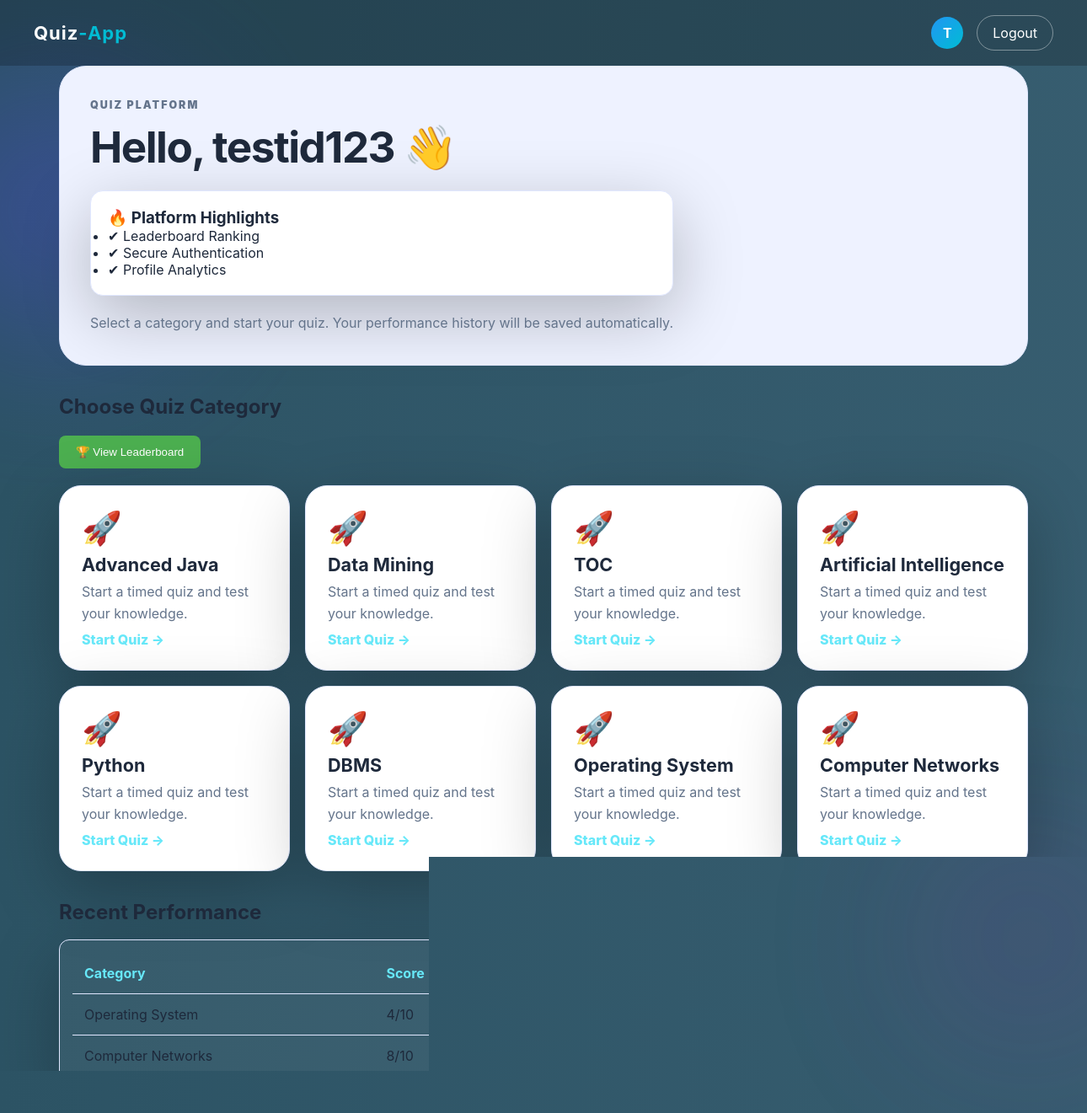
The app's page /dashboard (signed in) with its own data.
### tables this page shows
CREATE TABLE scores (
            id INTEGER PRIMARY KEY AUTOINCREMENT,
            user_id INTEGER NOT NULL,
            category TEXT NOT NULL,
            score INTEGER NOT NULL,
            total INTEGER NOT NULL,
            percentage REAL NOT NULL,
            created_at TIMESTAMP DEFAULT CURRENT_TIMESTAMP,
            FOREIGN KEY(user_id) REFERENCES users(id)
        );

### app/routes.py (the view)
@main.route("/dashboard")
@login_required
def dashboard():
    db = get_db()
    history = db.execute(
        "SELECT * FROM scores WHERE user_id = ? ORDER BY created_at DESC LIMIT 5",
        (session["user_id"],)
    ).fetchall()
    categories = [
        "Advanced Java",
        "Data Mining",
        "TOC",
        "Artificial Intelligence",
        "Python",
        "DBMS",
        "Operating System",
        "Computer Networks"
    ]
    return render_template("dashboard.html", categories=categories, history=history)

### app/database.py (called while the page is built)
def get_db():
    if "db" not in g:
        g.db = sqlite3.connect(current_app.config["DATABASE"])
        g.db.row_factory = sqlite3.Row
    return g.db

### app/routes.py (called while the page is built)
def login_required(view):
    @wraps(view)
    def wrapped_view(*args, **kwargs):
        if "user_id" not in session:
            flash("Please login first.", "error")
            return redirect(url_for("main.login"))
        return view(*args, **kwargs)
    return wrapped_view

### app/templates/dashboard.html (shortened to what this page needs)
{% extends "base.html" %} {% block content %}
<section class="dashboard">
  <div class="hero glass">
    <div>
      <p class="eyebrow">Quiz Platform</p>
      <h1>Hello, {{ session.get("username") }} 👋</h1>
      <div class="feature-box glass">
        <h3>🔥 Platform Highlights</h3>
        <ul>
          <li>✔ Leaderboard Ranking</li>
          <li>✔ Secure Authentication</li>
          <li>✔ Profile Analytics</li>
        </ul>
      </div>
      <p>
        Select a category and start your quiz. Your performance history will be
        saved automatically.
      </p>
    </div>
  </div>
  <h2 class="section-title">Choose Quiz Category</h2>
  <div style="margin: 20px 0">
    <a href="/leaderboard">
      <button
        style="
          padding: 12px 20px;
          background: #4caf50;
          color: white;
          border: none;
          border-radius: 8px;
          cursor: pointer;
        "
      >
        🏆 View Leaderboard
      </button>
    </a>
  </div>
  <div class="category-grid">
    {% for category in categories %}
    <a
      class="category-card glass"
      href="{{ url_for('main.quiz', category=category) }}"
    >
      <div class="category-icon">
        {% if category == "Programming" %}💻 {% elif category == "General
        Knowledge" %}🌍 {% elif category == "Aptitude" %}🧠 {% else %}🚀 {%
        endif %}
      </div>
      <h3>{{ category }}</h3>
      <p>Start a timed quiz and test your knowledge.</p>
      <span>Start Quiz →</span>
    </a>
    {% endfor %}
  </div>
  <h2 class="section-title">Recent Performance</h2>
  <div class="history-card glass">
    {% if history %}
    <table>
      <thead>
        <tr>
          <th>Category</th>
          <th>Score</th>
          <th>Percentage</th>
          <th>Date</th>
        </tr>
      </thead>
      <tbody>
        {% for item in history %}
        <tr>
          <td>{{ item["category"] }}</td>
          <td>{{ item["score"] }}/{{ item["total"] }}</td>
          <td>{{ item["percentage"] }}%</td>
          <td>{{ item["created_at"] }}</td>
        </tr>
        {% endfor %}
      </tbody>
    </table>
    {% else %}
    <p class="empty">No quiz history yet. Start your first quiz now.</p>
    {% endif %}
  </div>
</section>
{% endblock %}

### app/templates/base.html (shortened to what this page needs)
<!doctype html>
<html lang="en">
  <head>
    <link
      rel="stylesheet"
      href="{{ url_for('static', filename='css/style.css') }}"
    />
  </head>
  <body>
    <div class="bg-blur two"></div>
    <nav class="navbar">
      <a
        href="{{ url_for('main.dashboard') if session.get('user_id') else url_for('main.login') }}"
        class="logo"
      >
        Quiz<span>-App</span>
      </a>
      {% if session.get("user_id") %}
      <div class="nav-right">
        <a href="/profile" style="text-decoration: none">
          <div
            style="
              width: 38px;
              height: 38px;
              border-radius: 50%;
              background: linear-gradient(135deg, #2196f3, #00bcd4);
              color: white;
              display: flex;
              align-items: center;
              justify-content: center;
              font-weight: bold;
              font-size: 16px;
              cursor: pointer;
            "
          >
            {{ session.get("username")[0] | upper }}
          </div>
        </a>
        <a
          href="{{ url_for('main.logout') }}"
          class="nav-link"
          onclick="return confirm('Are you sure you want to logout?');"
        >
          Logout
        </a>
      </div>
      {% endif %}
    </nav>
    <main class="page">
       {% block content %}{% endblock %}
    </main>
  </body>
</html>

### app/static/css/style.css (style rules this page uses)
:root { --bg: #f4f7ff; --card: #ffffff; --border: #e0e7ff; --text: #1e293b; --muted: #64748b; --primary: #4f46e5; --secondary: #3b82f6; }
* { box-sizing: border-box; margin: 0; padding: 0; }
body { min-height: 100vh; font-family: Inter, Segoe UI, Arial, sans-serif; color: var(--text); background: var(--bg); overflow-x: hidden; }
a { color: inherit; text-decoration: none; }
.bg-blur { position: fixed; width: 260px; height: 260px; border-radius: 50%; filter: blur(120px); opacity: 0.4; z-index: -1; }
.bg-blur.two { background: var(--secondary); right: -80px; bottom: 80px; }
.navbar { display: flex; justify-content: space-between; align-items: center; padding: 18px 40px; background: rgba(0, 0, 0, 0.2); }
.logo { font-size: 24px; font-weight: 700; color: white; }
.logo span { color: #00e5ff; }
.nav-right { display: flex; align-items: center; gap: 16px; }
.nav-link { padding: 10px 18px; border: 1px solid rgba(255, 255, 255, 0.4); border-radius: 25px; color: white; text-decoration: none; transition: 0.3s; }
.page { width: min(1150px, calc(100% - 32px)); margin: 0 auto 50px; }
.glass { background: var(--card); border: 1px solid var(--border); backdrop-filter: none; box-shadow: 0 24px 80px rgba(0, 0, 0, 0.25); }
.auth-header h1, .hero h1, .quiz-top h1 { font-size: clamp(2rem, 4vw, 3.2rem); letter-spacing: -1.5px; margin-bottom: 8px; }
.auth-header p, .hero p, .category-card p, .empty { color: var(--muted); line-height: 1.6; }
.hero { border-radius: 32px; padding: 36px; display: flex; align-items: center; justify-content: space-between; gap: 22px; background: #eef2ff; box-shadow: none; }
.eyebrow { color: #67e8f9; text-transform: uppercase; letter-spacing: 2px; font-size: 0.78rem; font-weight: 900; margin-bottom: 8px; }
.section-title { margin: 34px 0 18px; font-size: 1.5rem; }
.category-grid { display: grid; grid-template-columns: repeat(4, 1fr); gap: 18px; }
.category-card { padding: 26px; border-radius: 26px; min-height: 220px; display: flex; flex-direction: column; justify-content: space-between; transition: 0.3s; }
.category-icon { font-size: 2.4rem; }
.category-card h3 { font-size: 1.35rem; }
.category-card span { color: #67e8f9; font-weight: 800; }
.history-card { padding: 15px; margin-top: 10px; border-radius: 12px; background: rgba(255, 255, 255, 0.05); }
table { width: 100%; border-collapse: collapse; }
th, td { padding: 14px; text-align: left; border-bottom: 1px solid var(--border); }
th { color: #67e8f9; }
body { background: linear-gradient(270deg, #2196f3, #00bcd4, #9c27b0, #3f51b5); background-size: 800% 800%; animation: gradientBG 12s ease infinite; }
.bg-blur { position: absolute; width: 300px; height: 300px; background: rgba(0, 188, 212, 0.3); border-radius: 50%; filter: blur(100px); animation: float 10s infinite ease-in-out; }
.bg-blur.two { background: rgba(156, 39, 176, 0.3); animation-delay: 3s; }
.logo { font-size: 22px; font-weight: 700; color: white; letter-spacing: 1px; text-decoration: none; transition: 0.3s ease; }
.logo span { color: #00bcd4; }
body { background: linear-gradient(270deg, #2c3e50, #34495e, #3a6073, #2c5364); background-size: 400% 400%; animation: gradientBG 15s ease infinite; }
.feature-box { margin: 20px 0; padding: 20px; border-radius: 15px; }
.category-card { transition: 0.3s ease; }

### records on screen
scores: category "Operating System", score "4", total "10"
scores: category "Computer Networks", score "8", total "10"

### other values on screen
{{ session.get("username")[0] | upper }} "T"
{{ session.get("username") }} "testid123"
{{ category }} "Advanced Java" "Data Mining" "TOC" "Artificial Intelligence" "Python" "DBMS" "Operating System" "Computer Networks"
